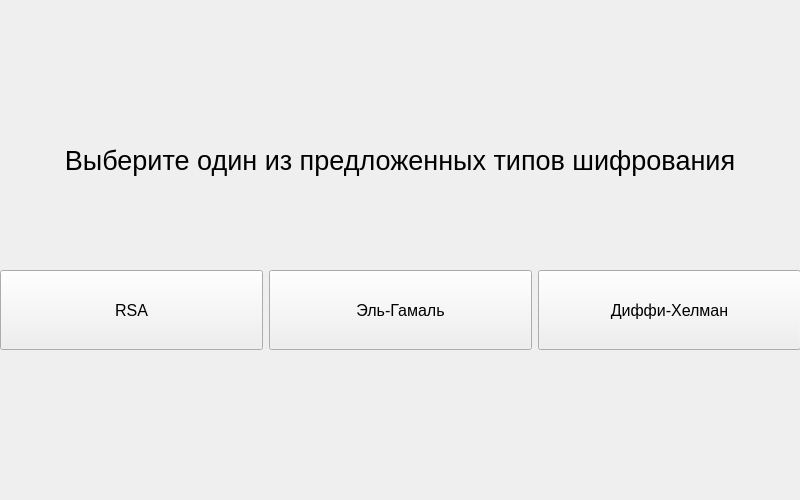
<?xml version="1.0" encoding="UTF-8"?>
<ui version="4.0">
 <class>Menu_Window</class>
 <widget class="QMainWindow" name="Menu_Window">
  <property name="geometry">
   <rect>
    <x>0</x>
    <y>0</y>
    <width>800</width>
    <height>500</height>
   </rect>
  </property>
  <property name="windowTitle">
   <string>Меню</string>
  </property>
  <widget class="QWidget" name="centralwidget">
   <widget class="QLabel" name="label">
    <property name="geometry">
     <rect>
      <x>0</x>
      <y>120</y>
      <width>800</width>
      <height>80</height>
     </rect>
    </property>
    <property name="font">
     <font>
      <family>Yu Gothic UI</family>
      <pointsize>20</pointsize>
     </font>
    </property>
    <property name="lineWidth">
     <number>1</number>
    </property>
    <property name="text">
     <string>Выберите один из предложенных типов шифрования</string>
    </property>
    <property name="alignment">
     <set>Qt::AlignCenter</set>
    </property>
   </widget>
   <widget class="QWidget" name="horizontalLayoutWidget">
    <property name="geometry">
     <rect>
      <x>0</x>
      <y>240</y>
      <width>801</width>
      <height>141</height>
     </rect>
    </property>
    <layout class="QHBoxLayout" name="horizontalLayout">
     <item>
      <widget class="QPushButton" name="to_rsa">
       <property name="minimumSize">
        <size>
         <width>140</width>
         <height>80</height>
        </size>
       </property>
       <property name="font">
        <font>
         <family>Yu Gothic UI</family>
         <pointsize>12</pointsize>
        </font>
       </property>
       <property name="text">
        <string>RSA</string>
       </property>
      </widget>
     </item>
     <item>
      <widget class="QPushButton" name="to_gamal">
       <property name="enabled">
        <bool>true</bool>
       </property>
       <property name="minimumSize">
        <size>
         <width>140</width>
         <height>80</height>
        </size>
       </property>
       <property name="font">
        <font>
         <family>Yu Gothic UI</family>
         <pointsize>12</pointsize>
        </font>
       </property>
       <property name="text">
        <string>Эль-Гамаль</string>
       </property>
      </widget>
     </item>
     <item>
      <widget class="QPushButton" name="to_hellman">
       <property name="minimumSize">
        <size>
         <width>140</width>
         <height>80</height>
        </size>
       </property>
       <property name="font">
        <font>
         <family>Yu Gothic UI</family>
         <pointsize>12</pointsize>
        </font>
       </property>
       <property name="text">
        <string>Диффи-Хелман</string>
       </property>
      </widget>
     </item>
    </layout>
   </widget>
  </widget>
 </widget>
 <resources/>
 <connections/>
</ui>
